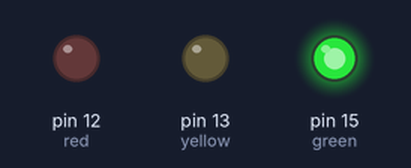
The sketch below on a simulated Arduino Uno, built with avr-gcc and run on an emulated ATmega328P. Parts: output pins drawn as LEDs (lit = HIGH).

Above: at 3.0 s.
At 9.0 s:
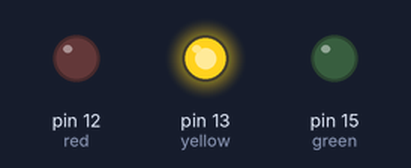
At 15.0 s:
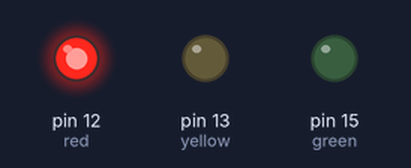
Timing chart, 0 to 23.4 s (numbered marks = the images above):
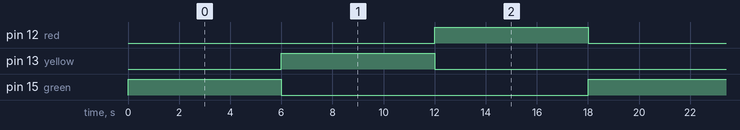

Measured:
- by itself, pin 12 (red), pin 13 (yellow), pin 15 (green): alternates HIGH for 6.0 s and LOW for 12.0 s
- by itself, everything shown: repeats every 18.0 s, in 4 steps

The sketch:

Practica1-Semaforo.ino
```cpp
int red = 12;//D6
int yellow = 13;//D7
int green = 15;//D8

void setup() {
  pinMode(red, OUTPUT);
  pinMode(yellow, OUTPUT);
  pinMode(green, OUTPUT);
}

void loop() {
  led_activate(green);
  led_activate(yellow);
  led_activate(red);
}

void led_activate(int led){
  digitalWrite(led, HIGH);
  delay(6000);
  digitalWrite(led, LOW);
}
```
